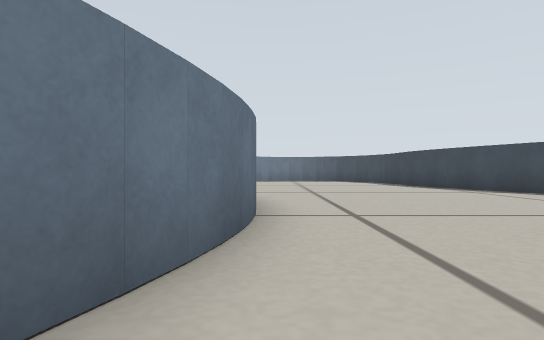
View 1 (above)

16 first-person views from a walk through a world built for the Gazebo simulator. The camera is 0.14 m above the floor, looks level and sees 80° across. The floor is counted in squares, 0.25 m on a side. Each view is taken from the middle of a square. On the plan, view 1 faces up. The plan holds only what a view shows up to about 9 squares ahead; the rest is blank.

View 2
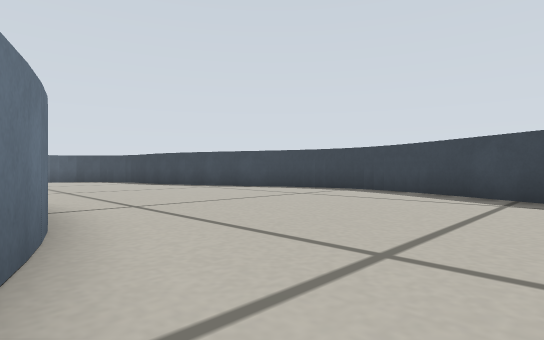

View 3
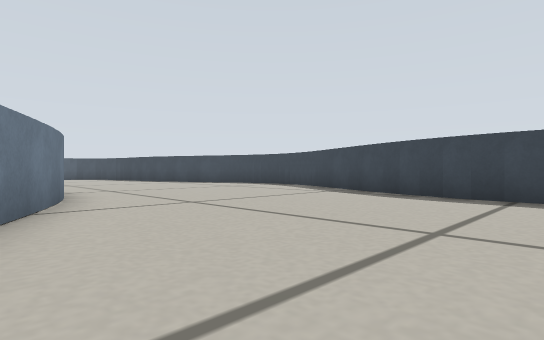

View 4
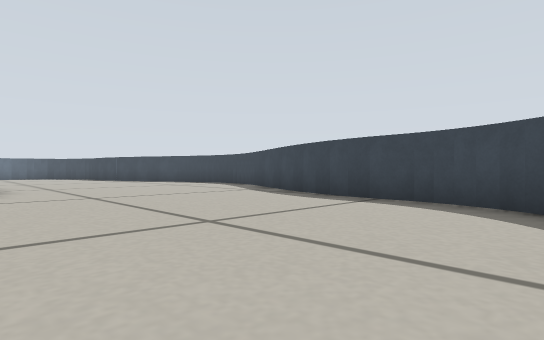

View 5
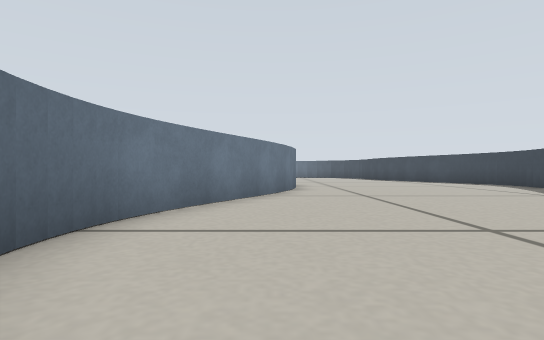

View 6
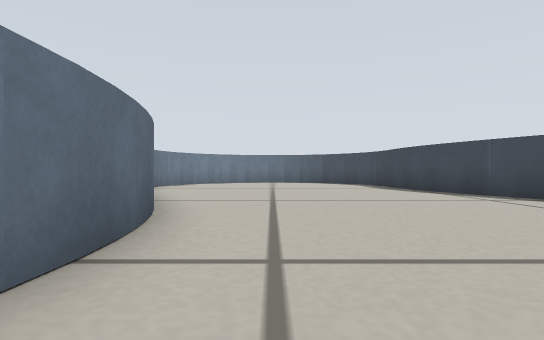

View 7
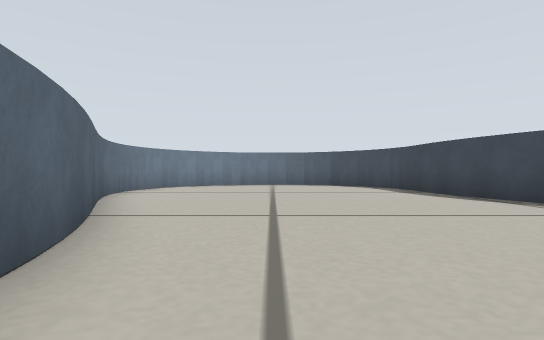

View 8
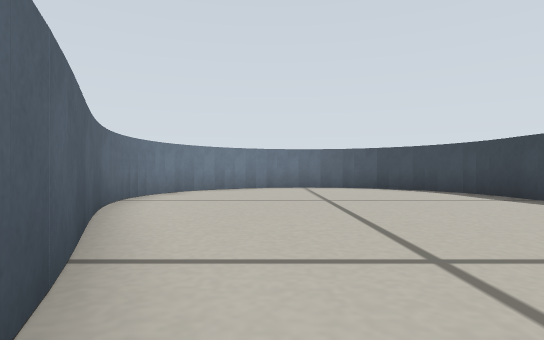

View 9
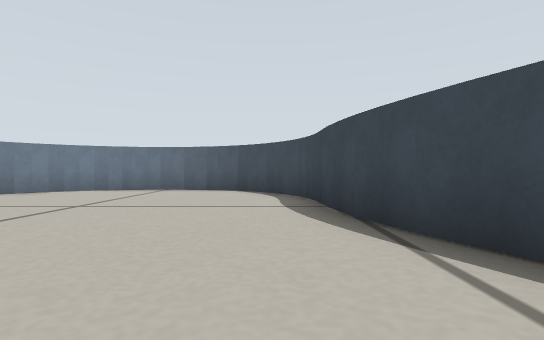

View 10
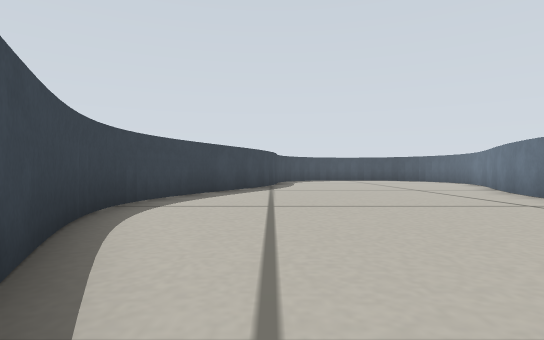

View 11
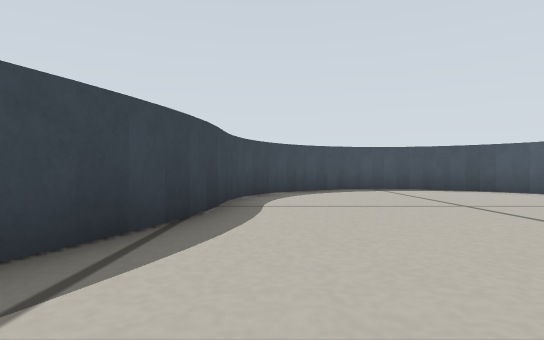

View 12
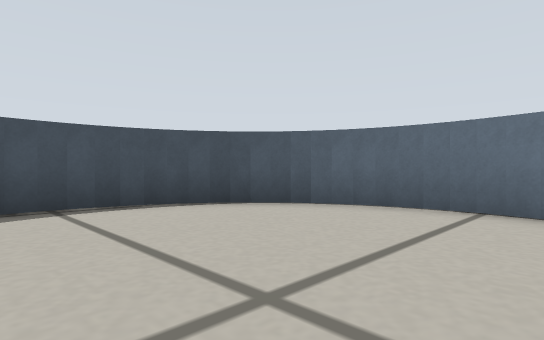

View 13
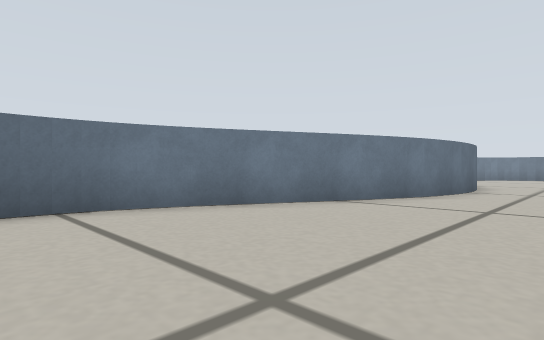

View 14
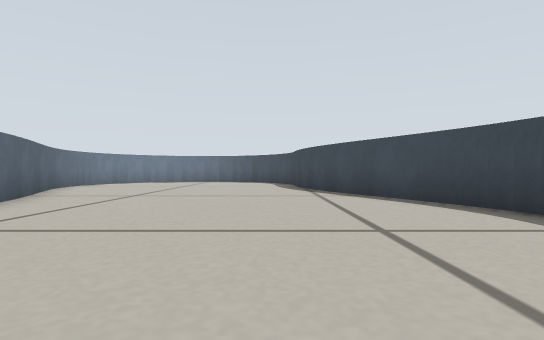

View 15
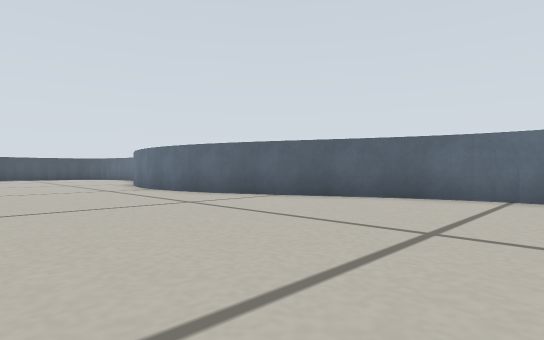

View 16
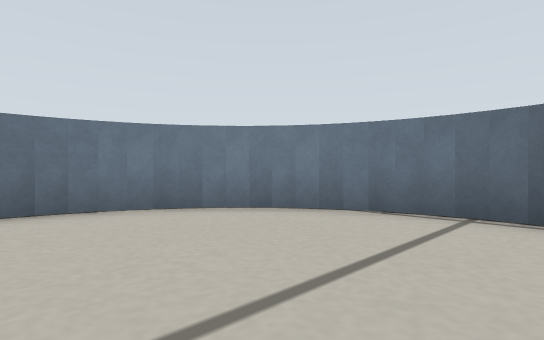

### Floor plan
Points are (right, up) in squares from view 1. A wall is a line through its corners. A room is listed if a view was taken in it or the views show most of it. See-through windows are left out.
Room 1 (views 1, 2, 3, 4, 5, 6, 7, 8, 9, 10, 11, 12, 13, 14, 15, 16)
walls: (-0.2, 4.6) (-0.2, 2.9); (-0.2, 3) (-0.5, 1.8); (-0.3, 5) (-0.2, 4.4); (-0.4, 2) (-1.3, -0.4); (-0.5, 6.2) (-0.2, 5); (7.2, 5.2) (5, 10.4); (7.3, 2.9) (7.4, 3.7) (7.4, 4.7); (7.4, 4.6) (7.2, 5.4); (7.3, 5.2) (7.1, 5.7); (-1.4, -0.3) (-2.4, -2.4); (7.3, 2.6) (7.4, 3.1); (-1.8, -1.6) (-2, -2.2); (5, -2.3) (7.1, 2.8); (5.1, 10.3) (4.8, 11.4); (-2.3, -2.3) (-2.5, -2.8); (4.8, 11.3) (4.8, 12.8); (4.8, -3.4) (5.1, -2.3); (-2.5, -2.7) (-2.7, -3.4); (-2.6, 11.2) (-0.4, 6); (-2.7, -3.3) (-2.8, -4.1); (-2.7, 11.5) (-2.6, 11.1); (4.8, -4.8) (4.8, -3.3); (-2.8, -4) (-2.8, -4.7); (-2.8, 12.2) (-2.7, 11.4); (4.7, -5.2) (4.8, -4.7); (4.7, 13.3) (4.5, 13.8); (4.6, -5.5) (4.8, -5); (-2.8, 12.8) (-2.8, 12.1); (4.5, -5.8) (4.7, -5.3); (-2.8, -5) (-2.6, -5.5); (-2.7, 13.1) (-2.8, 12.6); (4.5, 14) (4.2, 14.4); (-2.7, -5.3) (-2.5, -5.8); (4.3, 14.3) (4, 14.7); (-2.6, 13.5) (-2.8, 13); (4.2, -6.4) (4.5, -6); (-2.6, -5.7) (-2.4, -6.1); (-2.5, 13.8) (-2.7, 13.3); (4.1, 14.6) (3.8, 15); (-2.5, -5.9) (-2.2, -6.4); (-2.4, 14.1) (-2.6, 13.7); (-2.2, 14.4) (-2.5, 14); (3.7, 15.1) (3.3, 15.4); (3.6, -7.2) (3.9, -6.8); (-2.1, -6.6) (-1.8, -6.9); (3.3, -7.4) (3.7, -7.1); (3.2, 15.5) (2.8, 15.8); (-1.8, 15) (-2.1, 14.6); (-1.7, -7.1) (-1.3, -7.4); (-1.6, 15.2) (-1.9, 14.8); (2.7, -7.8) (3.1, -7.5); (-1.5, -7.3) (-1.1, -7.6); (2.4, -7.9) (2.9, -7.7); (-1, 15.6) (-1.4, 15.3); (2.1, -8) (2.6, -7.9); (-0.9, -7.7) (-0.4, -7.9); (-0.7, 15.8) (-1.2, 15.5); (-0.4, 15.9) (-0.9, 15.7); (-0.1, 16) (-0.6, 15.9); (1.6, 16.2) (1.1, 16.2); (-0.3, -8) (0.2, -8.1); (1.2, 16.2) (0.8, 16.2); (0.2, 16.1) (-0.2, 16); (1.1, -8.2) (1.6, -8.2); (0.9, 16.2) (0.4, 16.2); (0.8, -8.2) (1.2, -8.2); (0, -8.1) (0.5, -8.2); (0.4, -8.2) (0.9, -8.2)

Positions as (right, up) in squares from view 1, and headings:
1: (0, 0), facing up
2: (-1, -1), facing up-right
3: (-2, -5), facing up-right
4: (-1, -7), facing up-right
5: (-1, -7), facing up
6: (1, 2), facing up
7: (1, 4), facing up
8: (0, 6), facing up
9: (4, 7), facing up
10: (5, 9), facing down
11: (4, 1), facing down
12: (2, -3), facing down-left
13: (2, -5), facing up-left
14: (4, 1), facing up
15: (4, 13), facing down-left
16: (2, 12), facing up-left
